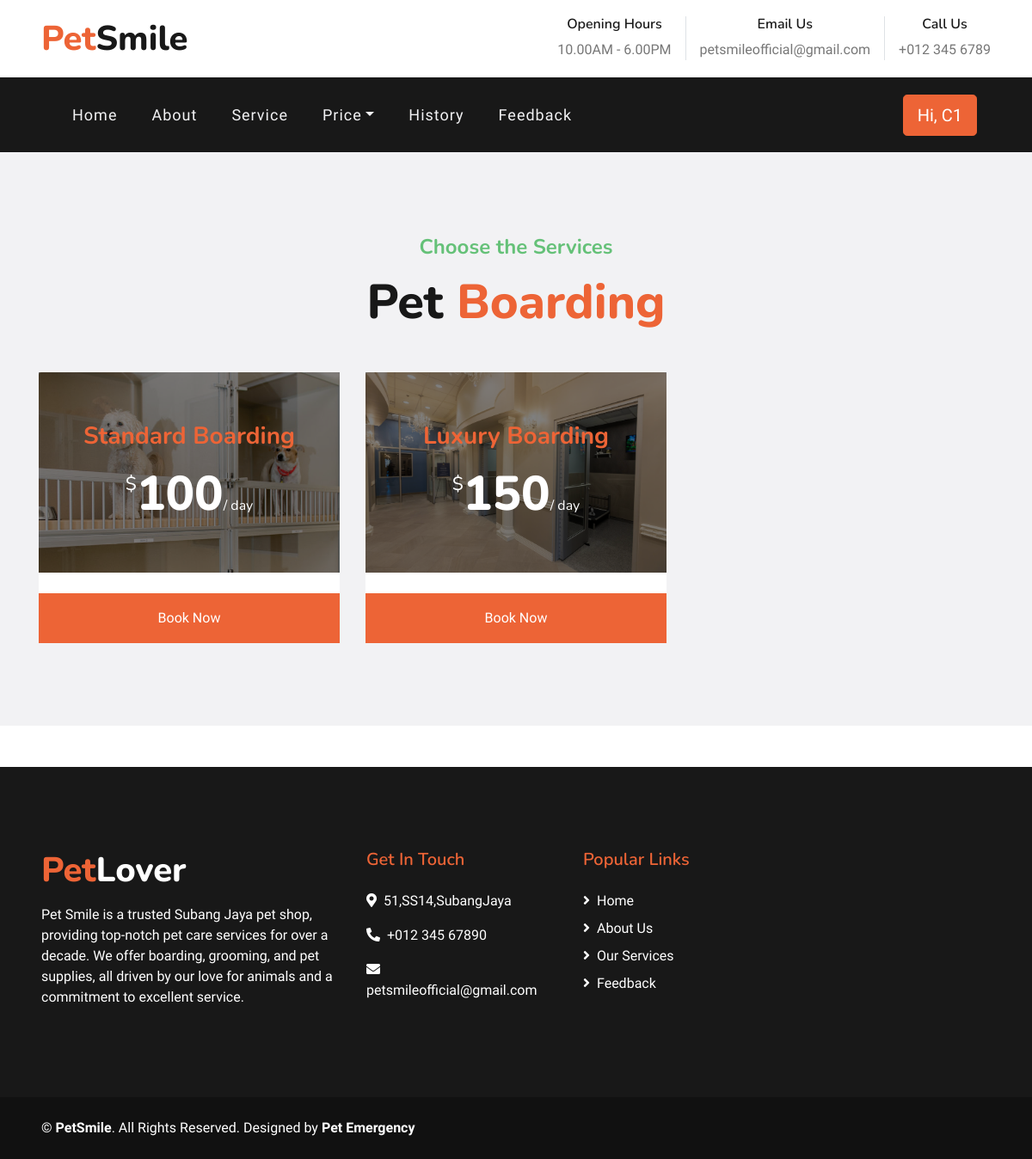
The page /boarding.php (signed in) on the database its author committed.
### tables this page shows
CREATE TABLE `service` (
  `ID` int(11) NOT NULL,
  `Service_ID` varchar(20) NOT NULL,
  `Service_Type` varchar(20) NOT NULL,
  `Service_Name` varchar(20) NOT NULL,
  `Service_Desc` varchar(20) NOT NULL,
  `Price` varchar(20) NOT NULL,
  `Img` longtext NOT NULL
);

### boarding.php (the view, shortened to what this page needs)
<?php
include 'config.php';
$selectServicesQuery = "SELECT * FROM service WHERE Service_Type = 'Pet Boarding'";
$servicesResult = mysqli_query($con, $selectServicesQuery);
?>
<!DOCTYPE html>
<html lang="en">
<?php
include 'header.php';
?>
    <div class="container-fluid bg-light pt-5 pb-4">
        <div class="container py-5">
            <div class="d-flex flex-column text-center mb-5">
                <h4 class="text-secondary mb-3">Choose the Services</h4>
                <h1 class="display-4 m-0">Pet <span class="text-primary">Boarding</span></h1>
            </div>
            <div class="row">
                <?php
                while ($row = mysqli_fetch_assoc($servicesResult)) {
                    $serviceID = $row['Service_ID'];
                    $serviceName = $row['Service_Name'];
                    $price = $row['Price'];
                    $imageFileName = $row['Img'];
                    echo '<div class="col-lg-4 mb-4">';
                    echo '<div class="card border-0">';
                    echo '<div class="card-header position-relative border-0 p-0 mb-4">';
                    echo "<img class='card-img-top' src='img/$imageFileName' alt='$serviceName'>";
                    echo '<div class="position-absolute d-flex flex-column align-items-center justify-content-center w-100 h-100" style="top: 0; left: 0; z-index: 1; background: rgba(0, 0, 0, .5);">';
                    echo "<h3 class='text-primary mb-3'>$serviceName</h3>";
                    echo "<h1 class='display-4 text-white mb-0'><small class='align-top' style='font-size: 22px; line-height: 45px;'>$</small>$price<small class='align-bottom' style='font-size: 16px; line-height: 40px;'>/ day</small></h1>";
                    echo '</div>';
                    echo '</div>';
                    echo '<div class="card-footer border-0 p-0">';
                    echo "<a href='booking.php?serviceID=$serviceID' class='btn btn-primary btn-block p-3' style='border-radius: 0;'>Book Now</a>";
                    echo '</div>';
                    echo '</div>';
                    echo '</div>';
                }
                ?>
            </div>
        </div>
    </div>
    <?php
    include 'footer.php';
    ?>
</html>

### rows shown on the page
service: Img (picture), Service_Name "Standard Boarding", Price "100"
service: Img (picture), Service_Name "Luxury Boarding", Price "150"

### other values the page prints
$_SESSION['Cust_ID'] "C1"
